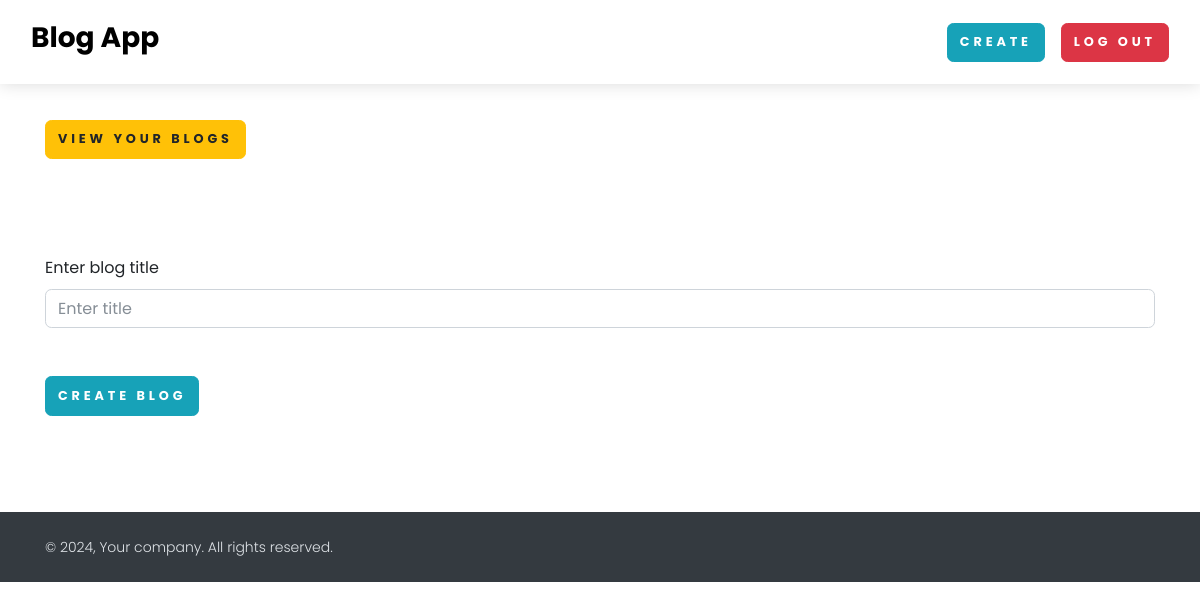
/blog_update/hello (signed in), run on an earlier commit of the app's database.
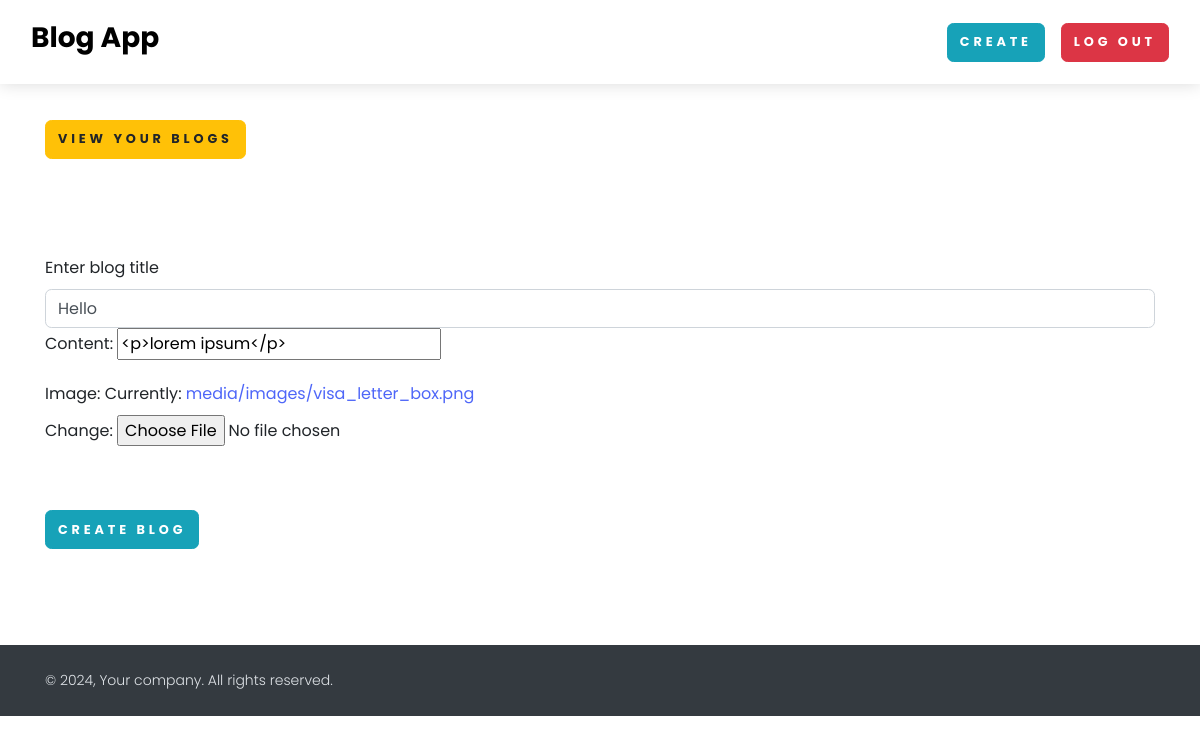
And on a later commit of the database.
### base/models.py (models this page shows)
class BlogModel(models.Model):
    title = models.CharField(max_length=1000)
    content = FroalaField()
    slug = AutoSlugField(populate_from = 'title', unique=True, null=True, default=None, blank=True)
    user = models.ForeignKey(User, blank=True, null=True, on_delete=models.CASCADE)
    image = models.ImageField(upload_to='media/images/')
    created_at = models.DateTimeField(auto_now_add=True)
    updated_at = models.DateTimeField(auto_now=True)

### base/views.py (the view, shortened to what this page needs)
# urls.py: path('blog_update/<slug>', views.blog_update, name="blog_update"),
def blog_update(request, slug):
    context = {}
    try:
        blog_obj = BlogModel.objects.get(slug= slug)
        if blog_obj.user != request.user:
            return redirect('/')
        initial_dict = {'content': blog_obj.content, 'image': blog_obj.image}
        form = BlogForm(initial = initial_dict)
        context['blog_obj'] = blog_obj
        context['form'] = form
    except Exception as e:
        print(e)
    return render(request, 'base/update_blog.html', context)

### base/form.py
class BlogForm(forms.ModelForm):
    content = forms.CharField(widget=FroalaEditor)
    class Meta:
        model = BlogModel
        fields = ('content', 'image')

### base/templates/base/update_blog.html (shortened to what this page needs)
{% extends 'base/base.html' %}
{% block content %}
<div class="container mt-5">
    <a href="{% url 'see_blog' %}" class="btn btn-warning">View your blogs</a>
    <form method="POST" class="mt-5 pt-5 mb-5 pb-5" enctype="multipart/form-data">
        <div class="row">
            <div class="col-md-12">
                <label>Enter blog title</label>
                <input type="text" value="{{blog_obj.title}}" class="form-control" placeholder="Enter title" name="title">
            </div>
            <div class="col-md-12 mb-4">
                {{form.as_p}}
            </div>
            <div class="col-md-12">
                <button type="submit" class="btn btn-info mt-4">Create blog</button>
            </div>
        </div>
    </form>
</div>
{% endblock %}

What changed in the data, as far as the page shows it:
added BlogModel: title "Hello", content "<p>lorem ipsum</p>"
Also different on the page:
text now shown: "Content: Image: Currently: media/images/visa_letter_box.png Change:"
